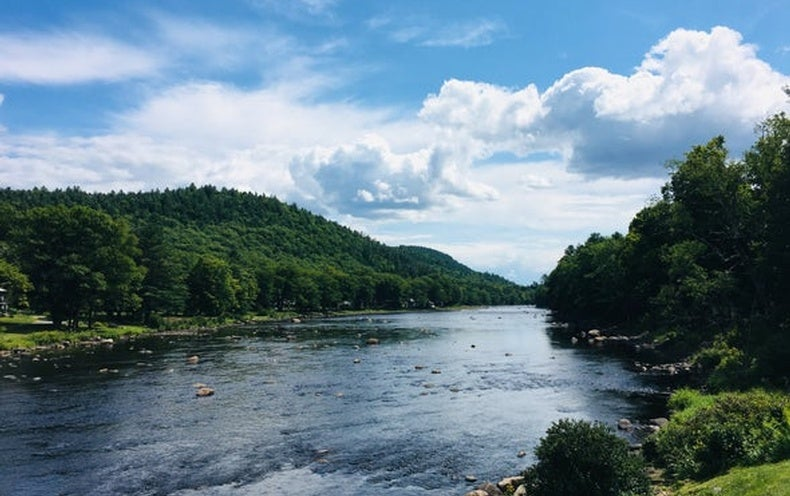
#> input picture Segmentation/image.jpg, 790 x 496 px
$ jupyter execute Tp2.ipynb
#> lines starting #> are read from the running program, lines starting #| are printed output that depends on the picture
## 1. Image Segmentation using K-means

#### 1.1 - Importing libraries and Images

Import matplotlib, numpy, OpenCV along with the image to be segmented.

[cell 1]
import matplotlib.pyplot as plt
import numpy as np
import cv2

[cell 2]
img = cv2.imread('image.jpg')
#> img is the input picture: shape (496, 790, 3); mean B, G, R 139.2, 127.1, 103.7

[cell 3]
plt.imshow(img)

#### 1.2 - Preprocessing the Image

Preprocess the image by converting it to the RGB color space. Reshape it along the first axis to convert it into a 2D vector

[cell 4]
img = cv2.cvtColor(img,cv2.COLOR_BGR2RGB)
twoDimage = img.reshape((-1,3))
twoDimage = np.float32(twoDimage)
plt.imshow(img)

#### 1.3- Defining Parameters

Define the criteria by which the K-means algorithm is supposed to cluster pixels.

The ‘K’ variable defines the no of clusters/groups that a pixel can belong to (You can increase this value to increase the degree of segmentation).

[cell 5]
criteria = (cv2.TERM_CRITERIA_EPS + cv2.TERM_CRITERIA_MAX_ITER, 10, 1.0)
K = 2
attempts=10

##### 1 .4 - Apply K-Means

The K variable randomly initiates K different clusters and the ‘center’ variable defines the center of these clusters. The distance of each point from these centers is computed and then they are assigned to one of the clusters. Then they are divided into different segments according to the value of their ‘label variable’.

[cell 6]
ret,label,center=cv2.kmeans(twoDimage,K,None,criteria,attempts,cv2.KMEANS_PP_CENTERS)
#> ret = 1.46e+09; center = [[156.4, 185.8, 212.1], [38.04, 53.94, 48.39]]
center = np.uint8(center)
#> center = [[156, 185, 212], [38, 53, 48]]
res = center[label.flatten()]
result_image = res.reshape((img.shape))
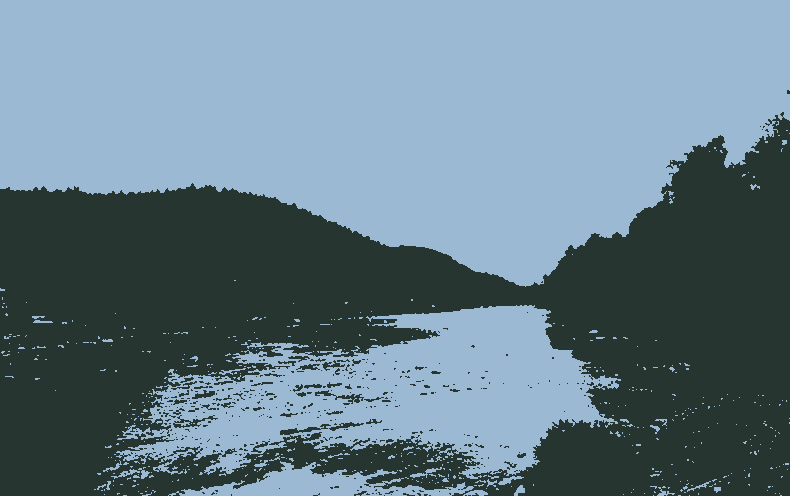
#> result_image: shape (496, 790, 3); mean R, G, B 103.4, 126.2, 138.9
